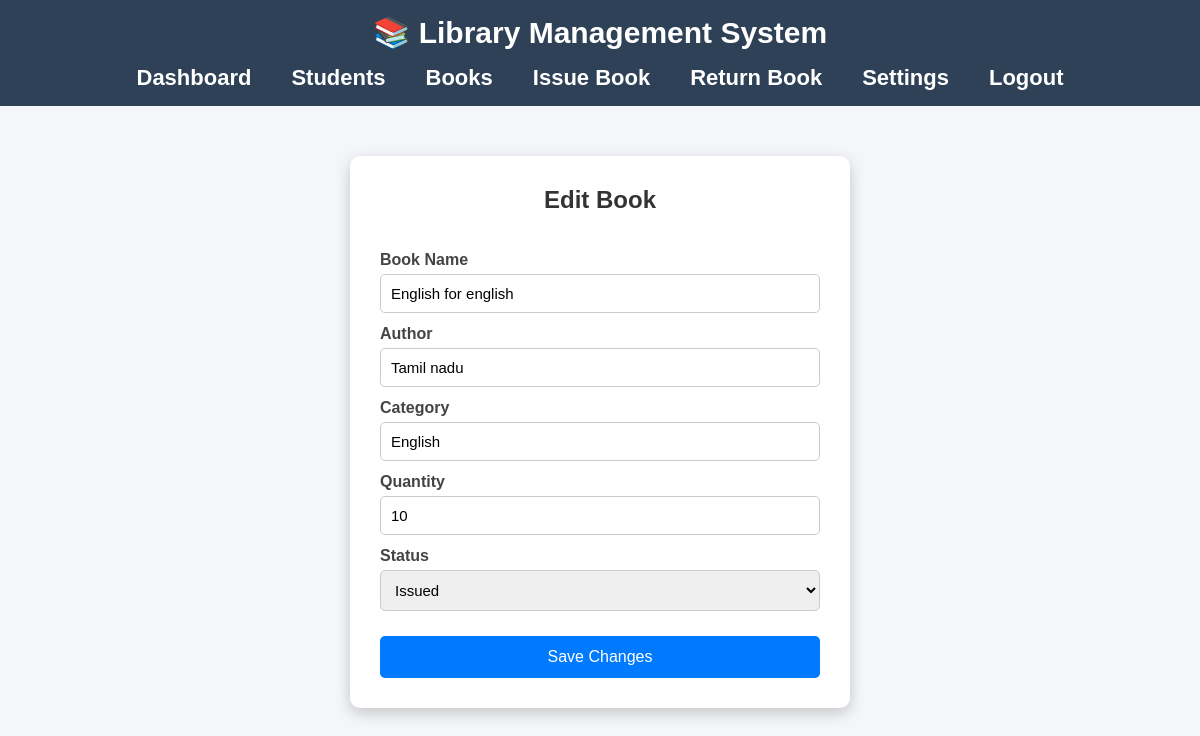
The app's page /edit_book/6/ with its own data.
### book/models.py (models this page shows, shortened)
class Book(models.Model):
    book_id = models.CharField(max_length=10)
    book_name = models.CharField(max_length=20)
    author = models.CharField(max_length=10)
    category = models.CharField(max_length=15)
    quantity = models.IntegerField(default=2)
    available = models.IntegerField(default=0)
    status = models.CharField(max_length=8, default="Available")

### book/views.py (the view, shortened to what this page needs)
# urls.py: path('edit_book/<int:id>/', views.edit_book, name='edit_book'),
def edit_book(request, id):
    book = get_object_or_404(Book, id=id)
    return render(request, "edit_book.html", {"book": book})

### book/templates/edit_book.html (shortened to what this page needs)
{% extends 'base.html' %}
{% load static %}
{% block css %}
<link rel="stylesheet" href="{% static 'edit_book.css' %}">
{% endblock %}
{% block content %}
<div class="container">
    <h2>Edit Book</h2>
    <form method="POST">
        <label>Book Name</label>
        <input
            type="text"
            name="book_name"
            value="{{ book.book_name }}"
            placeholder="Enter Book Name"
            required
        >
        <label>Author</label>
        <input
            type="text"
            name="author"
            value="{{ book.author }}"
            placeholder="Enter Author Name"
            required
        >
        <label>Category</label>
        <input
            type="text"
            name="category"
            value="{{ book.category }}"
            placeholder="Enter Category"
            required
        >
        <label>Quantity</label>
        <input
            type="number"
            name="quantity"
            value="{{ book.quantity }}"
            min="1"
            required
        >
        <label>Status</label>
        <select name="status" required>
            <option value="Issued"
                {% if book.status == "Issued" %}selected{% endif %}>
                Issued
            </option>
        </select>
        <button type="submit">
            Save Changes
        </button>
    </form>
</div>
{% endblock %}

### book/static/base.css (style rules this page uses)
* { margin:0; padding:0; box-sizing:border-box; }
body { font-family:Arial, Helvetica, sans-serif; background:#f4f4f4; }

### book/static/edit_book.css (style rules this page uses)
* { margin:0; padding:0; box-sizing:border-box; font-family:Arial, Helvetica, sans-serif; }
body { background:#f4f6f9; }
.container { width:500px; margin:50px auto; background:#fff; padding:30px; border-radius:10px; box-shadow:0 5px 15px rgba(0,0,0,0.2); }
.container h2 { text-align:center; margin-bottom:25px; color:#333; }
form { display:flex; flex-direction:column; }
label { margin-top:12px; margin-bottom:5px; font-weight:bold; color:#444; }
input, select { width:100%; padding:10px; border:1px solid #ccc; border-radius:5px; font-size:15px; outline:none; transition:0.3s; }
button { margin-top:25px; padding:12px; border:none; border-radius:5px; background:#007bff; color:white; font-size:16px; cursor:pointer; transition:.3s; }

### records on screen
Book: book_name "English for english", author "Tamil nadu", category "English", quantity "10", status "Issued"
